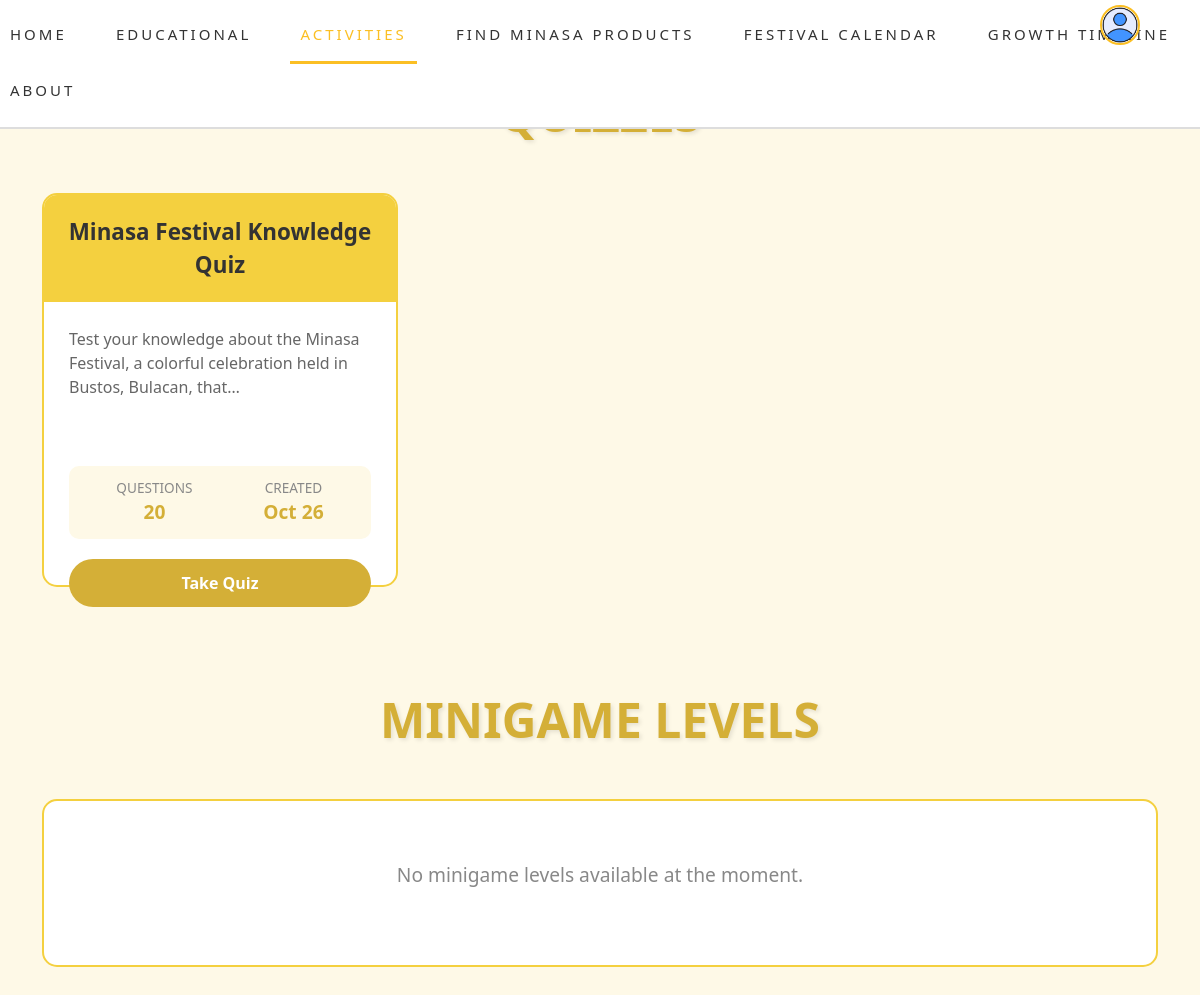
/users/activities/, run on an earlier commit of the app's database.
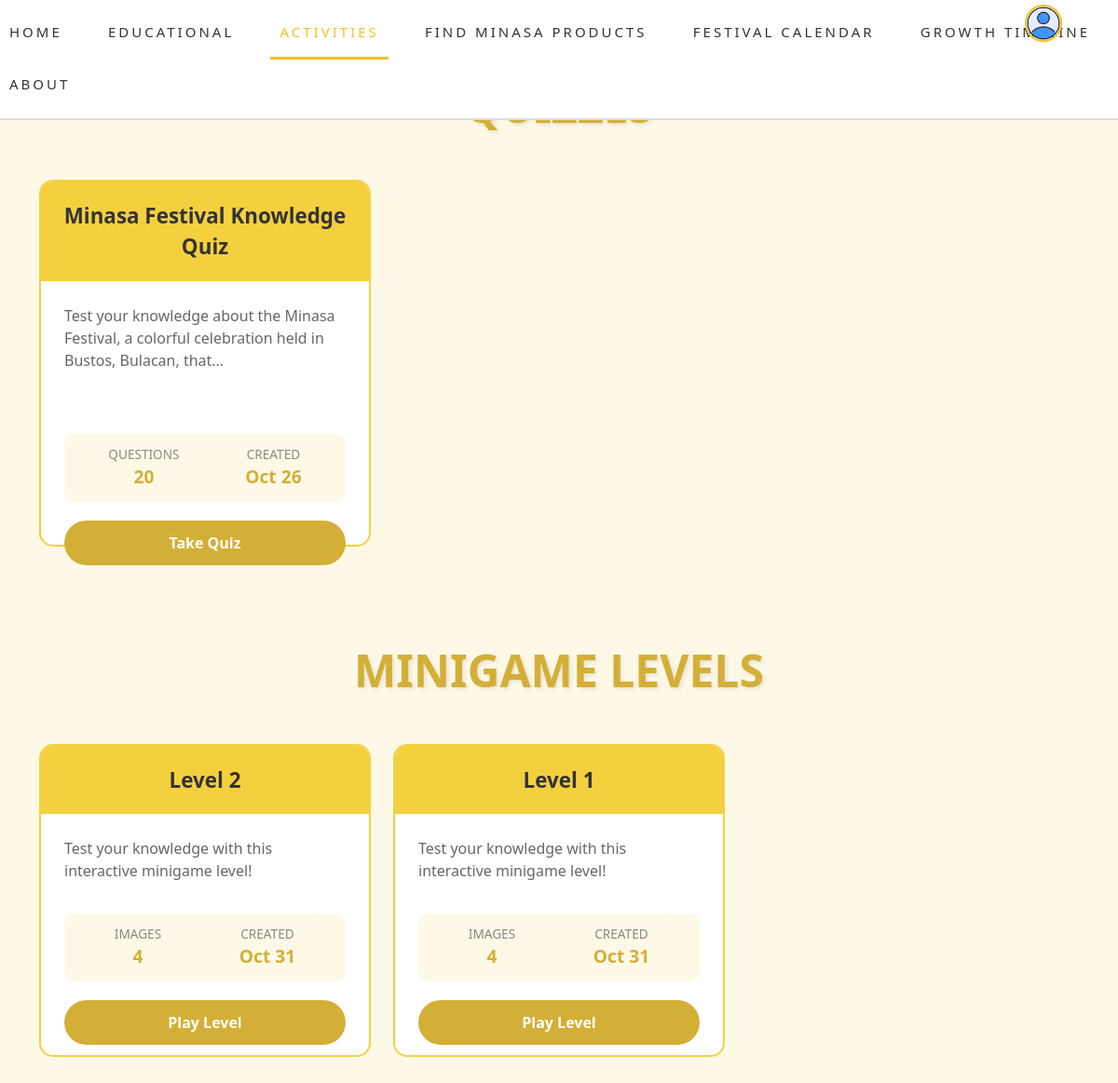
And on a later commit of the database.
### sections/models.py (models this page shows, shortened)
class Quiz(models.Model):
    title = models.CharField(max_length=200)
    description = models.TextField(blank=True, null=True)
    created_by = models.ForeignKey(User, on_delete=models.CASCADE)
    created_at = models.DateTimeField(auto_now_add=True)
    updated_at = models.DateTimeField(auto_now=True)
    class Meta:
        verbose_name = "Quiz"
        verbose_name_plural = "Quizzes"
        ordering = ['-created_at']

class MinigameLevel(models.Model):
    image1 = models.ImageField(upload_to='minigame/')
    image2 = models.ImageField(upload_to='minigame/')
    image3 = models.ImageField(upload_to='minigame/')
    image4 = models.ImageField(upload_to='minigame/')
    answer = models.CharField(max_length=50)
    attempts = models.PositiveIntegerField(default=0, help_text="Number of times this level has been attempted")
    created_at = models.DateTimeField(auto_now_add=True)
    class Meta:
        verbose_name = "Minigame Level"
        verbose_name_plural = "Minigame Levels"
        ordering = ['-created_at']

### sections/views.py (the view)
# urls.py: path('activities/', views.activities_view, name='activities'),
def activities_view(request):
    quizzes = Quiz.objects.all().order_by('-created_at')
    minigame_levels = MinigameLevel.objects.all().order_by('-created_at')
    context = {
        'quizzes': quizzes,
        'minigame_levels': minigame_levels,
    }
    return render(request, 'users/activities.html', context)

### sections/templates/users/activities.html (shortened to what this page needs)
{% extends "users/userbase.html" %}
{% block content %}
<div class="quiz-page">
    <div class="container">
        <h1 class="quiz-title">QUIZZES</h1>
        {% if quizzes %}
            <div class="row">
                {% for quiz in quizzes %}
                    <div class="col-md-6 col-lg-4 mb-4">
                        <div class="quiz-card">
                            <div class="quiz-card-header">
                                {{ quiz.title }}
                            </div>
                            <div class="quiz-card-body">
                                <p class="quiz-description">
                                    {{ quiz.description|truncatechars:100|default:"No description available" }}
                                </p>
                                <div class="quiz-meta">
                                    <div class="quiz-meta-item">
                                        <span class="quiz-meta-label">Questions</span>
                                        <span class="quiz-meta-value">{{ quiz.questions.count }}</span>
                                    </div>
                                    <div class="quiz-meta-item">
                                        <span class="quiz-meta-label">Created</span>
                                        <span class="quiz-meta-value">{{ quiz.created_at|date:"M d" }}</span>
                                    </div>
                                </div>
                                <button class="btn-take-quiz" onclick="startQuiz({{ quiz.id }})">
                                    Take Quiz
                                </button>
                            </div>
                        </div>
                    </div>
                {% endfor %}
            </div>
        {% else %}
            <div class="no-quizzes">
                <p class="no-quizzes-text">No quizzes available at the moment.</p>
            </div>
        {% endif %}
        <h1 class="quiz-title" style="margin-top: 80px;">MINIGAME LEVELS</h1>
        {% if minigame_levels %}
            <div class="row">
                {% for level in minigame_levels %}
                    <div class="col-md-6 col-lg-4 mb-4">
                        <div class="quiz-card">
                            <div class="quiz-card-header">
                                Level {{ level.id }}
                            </div>
                            <div class="quiz-card-body">
                                <p class="quiz-description">
                                    Test your knowledge with this interactive minigame level!
                                </p>
                                <div class="quiz-meta">
                                    <div class="quiz-meta-item">
                                        <span class="quiz-meta-label">Images</span>
                                        <span class="quiz-meta-value">
                                            4
                                        </span>
                                    </div>
                                    <div class="quiz-meta-item">
                                        <span class="quiz-meta-label">Created</span>
                                        <span class="quiz-meta-value">{{ level.created_at|date:"M d" }}</span>
                                    </div>
                                </div>
                                <button class="btn-take-quiz" onclick="startMinigame({{ level.id }})">
                                    Play Level
                                </button>
                            </div>
                        </div>
                    </div>
                {% endfor %}
            </div>
        {% else %}
            <div class="no-quizzes">
                <p class="no-quizzes-text">No minigame levels available at the moment.</p>
            </div>
        {% endif %}
    </div>
</div>
<link href="https://cdn.jsdelivr.net/npm/bootstrap@5.3.0/dist/css/bootstrap.min.css" rel="stylesheet">
{% endblock %}

### sections/templates/users/userbase.html (shortened to what this page needs)
{% load static %}
<!DOCTYPE html>
<html>
<head>
    <link rel="stylesheet" type="text/css" href="{% static 'css/section_css.css' %}">
</head>
<body>
    <div class="tabtitle">
        <nav class="navbar">
            {% with request.path as current_path %}
                <a href="{% url 'home' %}" class="{% if current_path == '/users/home/' %}active{% endif %}">Home</a>
                <a href="{% url 'educationalsection' %}" class="{% if current_path == '/users/educationalsection/' %}active{% endif %}">Educational</a>
                <a href="{% url 'activities' %}" class="{% if current_path == '/users/activities/' %}active{% endif %}">Activities</a>
                <a href="{% url 'find_minasa' %}" class="{% if current_path == '/users/find-minasa/' %}active{% endif %}">Find Minasa Products</a>
                <a href="{% url 'festival_calendar' %}" class="{% if current_path == '/users/festival-calendar/' %}active{% endif %}">Festival Calendar</a>
                <a href="{% url 'growth_timeline' %}" class="{% if current_path == '/users/growth-timeline/' %}active{% endif %}">Growth Timeline</a>
                <a href="{% url 'about' %}" class="{% if current_path == '/users/about/' %}active{% endif %}">About</a>
            {% endwith %}
        </nav>
        <a href="{% url 'profile' %}" class="nav-profile-pic">
            <img src="{% if user.profile.image %}{{ user.profile.image.url }}{% else %}{{ MEDIA_URL }}images/user.png{% endif %}" alt="Profile Picture">
        </a>
    </div>
    {% block content %}{% endblock %}
</body>
</html>

### minasaelearning/static/css/section_css.css (style rules this page uses)
h1, h2, h3, div, a, p { font-family: 'Segoe UI', Tahoma, Geneva, Verdana, sans-serif; }
.navbar { position: fixed; display: flex; justify-content: center; list-style: none; background-color: #fff; padding: 0; margin: 0; width: 100%; border-bottom: 2px solid #ddd; z-index: 100; }
.navbar a { display: block; padding: 15px 10px; text-decoration: none; color: #333; font-weight: 500; border-bottom: 3px solid transparent; margin-right: 20px; }
.navbar a:last-child { margin-right: 0; }
.navbar a.active { border-bottom: 3px solid #fbbf24; color: #fbbf24; }
.tabtitle { position: fixed; top: 0; width: 100%; text-align: center; font-size: 15px; font-weight: 600; letter-spacing: 3px; text-transform: uppercase; }
.nav-profile-pic { position: fixed; top: 5px; right: 60px; z-index: 150; }
.nav-profile-pic img { width: 40px; height: 40px; border-radius: 50%; object-fit: cover; border: 2px solid #fbbf24; cursor: pointer; transition: transform 0.2s, box-shadow 0.2s; }

### sections/templates/users/activities.html (style rules this page uses)
.quiz-page { background: #fef9e7; min-height: 100vh; padding: 60px 0; }
.quiz-title { color: #d4af37; font-size: 3rem; font-weight: bold; text-align: center; margin-bottom: 50px; margin-top: 25px; text-shadow: 2px 2px 4px rgba(0,0,0,0.1); }
.quiz-card { background: white; border-radius: 15px; border: 2px solid #f4d03f; height: 100%; transition: transform 0.3s ease, box-shadow 0.3s ease; }
.quiz-card-header { background: #f4d03f; color: #333; padding: 20px; text-align: center; font-size: 1.4rem; font-weight: bold; border-radius: 13px 13px 0 0; }
.quiz-card-body { padding: 25px; display: flex; flex-direction: column; height: calc(100% - 60px); }
.quiz-description { color: #666; margin-bottom: 20px; flex-grow: 1; }
.quiz-meta { background: #fef9e7; padding: 12px; border-radius: 10px; margin-bottom: 20px; display: flex; justify-content: space-around; }
.quiz-meta-item { text-align: center; }
.quiz-meta-label { font-size: 0.85rem; color: #888; text-transform: uppercase; display: block; }
.quiz-meta-value { font-size: 1.2rem; color: #d4af37; font-weight: bold; }
.btn-take-quiz { background: #d4af37; border: none; color: white; padding: 12px 30px; border-radius: 25px; font-weight: bold; width: 100%; transition: all 0.3s ease; }

What changed in the data, as far as the page shows it:
added MinigameLevel: id "2", created_at "Oct 31"
added MinigameLevel: id "1", created_at "Oct 31"
Also different on the page:
text no longer shown: "No minigame levels available at the moment."
